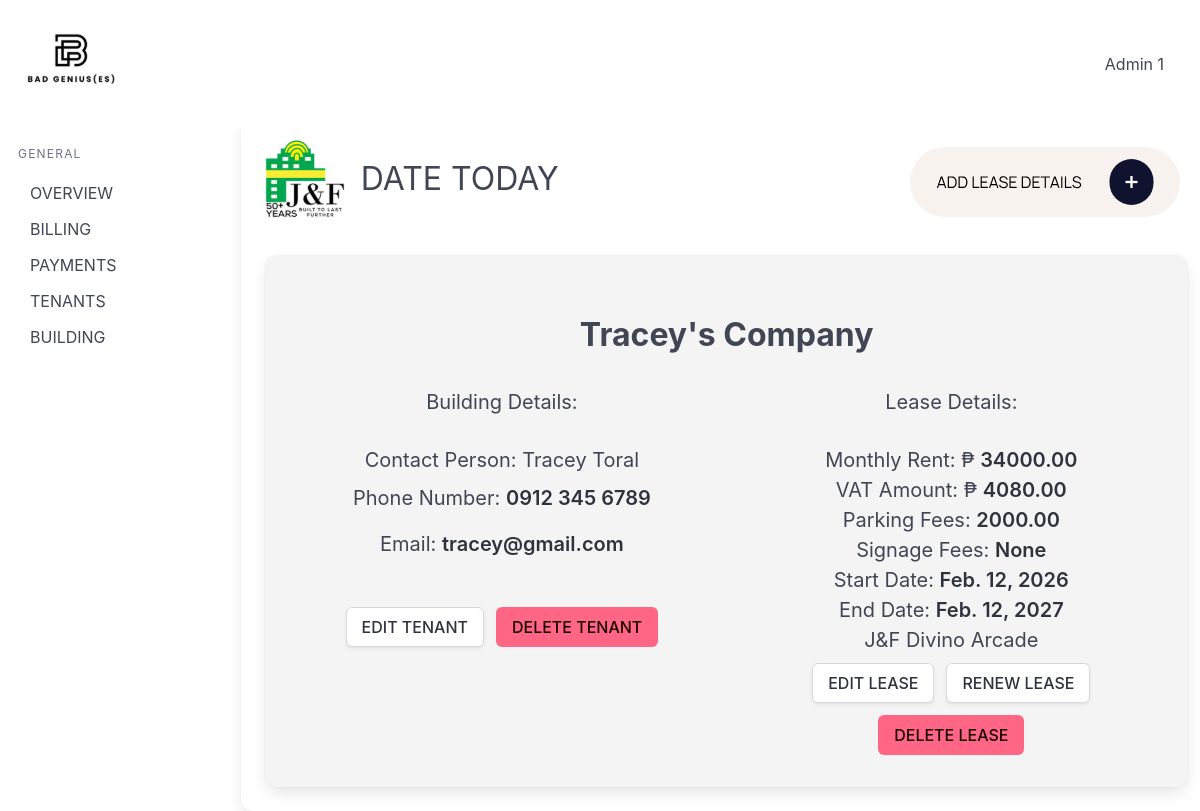
/tenant_details/1/, run on the app's committed database.
### billingApp/models.py (models this page shows, shortened)
class Tenant(models.Model):
    companyName = models.CharField(max_length=100)
    contactPerson = models.CharField(max_length=100)
    phoneNumber = models.CharField(max_length=12)
    email = models.CharField(max_length=50)
    objects = models.Manager

class Lease(models.Model):
    buildingName = models.ForeignKey(Building, on_delete=models.CASCADE)
    tenantName = models.ForeignKey(Tenant, on_delete=models.CASCADE)
    unitID = models.IntegerField()
    rentAmount = models.DecimalField(max_digits=12, decimal_places=2)
    vatAmount = models.DecimalField(max_digits=12, decimal_places=2)
    signageFees = models.DecimalField(max_digits=12, decimal_places=2, null=True, blank=True)
    parkingFees = models.DecimalField(max_digits=12, decimal_places=2, null=True, blank=True)
    CONTRACT_CHOICES = [
        (6, "6 months"),
        (12, "12 months"),
    ]
    contractLength = models.PositiveSmallIntegerField(choices=CONTRACT_CHOICES)
    contractStart = models.DateField()
    contractEnd = models.DateField(null=True, blank=True)
    pastLease = models.BooleanField(default=True, blank=True, null=True)

class Building(models.Model):
    buildingName = models.CharField(max_length=100, unique=True)
    roomCapacity = models.IntegerField()
    signageCapacity = models.IntegerField(default=0)
    parkingCapacity = models.IntegerField(default=0)
    buildingAddress = models.CharField(max_length=200)
    objects = models.Manager
    def __str__(self):
        return str(self.buildingName)

### billingApp/views.py (the view)
# urls.py: path('tenant_details/<int:pk>/', views.tenant_details, name='tenant_details'),
def tenant_details(request, pk):
    tenant = get_object_or_404(Tenant, pk=pk)
    leases = Lease.objects.filter(tenantName=tenant)
    return render(request, 'billingApp/tenant_details.html', {'t':tenant, 'lease':leases})

### billingApp/templates/billingApp/tenant_details.html (shortened to what this page needs)
{% extends 'billingApp/base.html' %} {% load static %} {% block content %}
<a href="{% url 'add_lease' pk=t.pk %}" class="p-5">
</a>
</div>
<div class="card card2">
  <div class="card-content has-text-centered">
    <h1 class="is-size-3 has-text-weight-bold p-5 mt-2">{{ t.companyName }}</h1>
    <div class="columns">
      <div class="column">
        <p class="is-size-5 has-text-weight-normal p-1">Building Details:</p>
      </div>
      <div class="column">
        <p class="is-size-5 has-text-weight-normal p-1">Lease Details:</p>
      </div>
    </div>
    <div class="columns">
      <div class="column">
        <p class="is-size-5 has-text-weight-normal">Contact Person: {{t.contactPerson}}</p>
        <p class="is-size-5 p-2">
          Phone Number:
          <strong>{{t.phoneNumber}}</strong>
        </p>
        <p class="is-size-5 p-2">
          Email:
          <strong>{{t.email}}</strong>
        </p>
        <div class="columns p-4 mt-5 is-justify-content-center">
          <div class="buttons is-centered">
            <a href="" class="button">EDIT TENANT</a>
            <a href="{% url 'delete_tenant' pk=t.pk %}" class="button is-danger">DELETE TENANT</a>
          </div>
        </div>
      </div>
      <div class="column">
        {% for l in lease %}
        <p class="is-size-5 has-text-weight-normal">Monthly Rent: ₱ <strong>{{ l.rentAmount }}</strong></p>
        <p class="is-size-5 has-text-weight-normal">VAT Amount: ₱ <strong>{{ l.vatAmount }}</strong></p>
        <p class="is-size-5 has-text-weight-normal">Parking Fees: <strong>{{ l.parkingFees }}</strong></p>
        <p class="is-size-5 has-text-weight-normal">Signage Fees: <strong>{{ l.signageFees }}</strong></p>
        <p class="is-size-5 has-text-weight-normal">Start Date: <strong>{{ l.contractStart }}</strong></p>
        <p class="is-size-5 has-text-weight-normal">End Date: <strong>{{ l.contractEnd }}</strong></p>
        <p class="is-size-5 has-text-weight-normal">{{ l.buildingName }}</p>
        <div class="columns p-4 is-justify-content-center">
          <div class="columns p-4 is-justify-content-center">
            <div class="buttons is-centered">
              <a href="" class="button">EDIT LEASE</a>
              <a href="#" class="button">RENEW LEASE</a>
              <a href="{% url 'delete_lease' pk=l.pk %}" class="button is-danger">DELETE LEASE</a>
            </div>
          </div>
        </div>
        {% endfor %}
      </div>
    </div>
  </div>
</div>
{% endblock %}

### billingApp/static/billingApp/css/style.css (style rules this page uses)
.card2 { background-color: #f4f4f4 !important; min-height: 500px !important; }

### data on the page
Tenant: companyName "Tracey's Company", contactPerson "Tracey Toral", phoneNumber "0912 345 6789", email "tracey@gmail.com"
Lease: rentAmount "34000.00", vatAmount "4080.00", parkingFees "2000.00", signageFees "None", contractStart "Feb. 12, 2026", contractEnd "Feb. 12, 2027", buildingName "J&F Divino Arcade"
